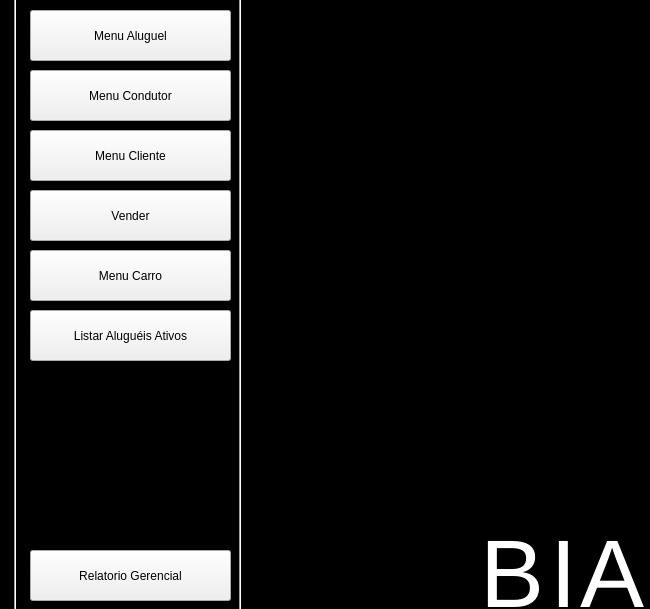
<?xml version="1.0" encoding="UTF-8"?>
<ui version="4.0">
 <class>TelaPrincipal</class>
 <widget class="QMainWindow" name="TelaPrincipal">
  <property name="geometry">
   <rect>
    <x>0</x>
    <y>0</y>
    <width>650</width>
    <height>609</height>
   </rect>
  </property>
  <property name="minimumSize">
   <size>
    <width>650</width>
    <height>609</height>
   </size>
  </property>
  <property name="maximumSize">
   <size>
    <width>650</width>
    <height>609</height>
   </size>
  </property>
  <property name="windowTitle">
   <string>TelaPrincipal</string>
  </property>
  <property name="styleSheet">
   <string notr="true">border-color: qlineargradient(spread:pad, x1:0.137, y1:0.9375, x2:1, y2:0, stop:0 rgba(87, 17, 11, 255), stop:1 rgba(255, 255, 255, 255));</string>
  </property>
  <widget class="QWidget" name="centralWidget">
   <widget class="QPushButton" name="botaoAlugar">
    <property name="geometry">
     <rect>
      <x>30</x>
      <y>10</y>
      <width>201</width>
      <height>51</height>
     </rect>
    </property>
    <property name="text">
     <string>Menu Aluguel</string>
    </property>
   </widget>
   <widget class="QPushButton" name="botaoVenda">
    <property name="geometry">
     <rect>
      <x>30</x>
      <y>190</y>
      <width>201</width>
      <height>51</height>
     </rect>
    </property>
    <property name="text">
     <string>Vender</string>
    </property>
   </widget>
   <widget class="QPushButton" name="botaoCliente">
    <property name="geometry">
     <rect>
      <x>30</x>
      <y>130</y>
      <width>201</width>
      <height>51</height>
     </rect>
    </property>
    <property name="text">
     <string>Menu Cliente</string>
    </property>
   </widget>
   <widget class="QPushButton" name="botaoCadastrarCondutor">
    <property name="geometry">
     <rect>
      <x>30</x>
      <y>70</y>
      <width>201</width>
      <height>51</height>
     </rect>
    </property>
    <property name="text">
     <string>Menu Condutor</string>
    </property>
   </widget>
   <widget class="QPushButton" name="botaoConsultarAlugueis">
    <property name="geometry">
     <rect>
      <x>30</x>
      <y>310</y>
      <width>201</width>
      <height>51</height>
     </rect>
    </property>
    <property name="text">
     <string>Listar Aluguéis Ativos</string>
    </property>
   </widget>
   <widget class="QPushButton" name="botaoCarro">
    <property name="geometry">
     <rect>
      <x>30</x>
      <y>250</y>
      <width>201</width>
      <height>51</height>
     </rect>
    </property>
    <property name="text">
     <string>Menu Carro</string>
    </property>
   </widget>
   <widget class="Line" name="line_6">
    <property name="geometry">
     <rect>
      <x>220</x>
      <y>-20</y>
      <width>41</width>
      <height>681</height>
     </rect>
    </property>
    <property name="orientation">
     <enum>Qt::Vertical</enum>
    </property>
   </widget>
   <widget class="QLabel" name="label_3">
    <property name="geometry">
     <rect>
      <x>550</x>
      <y>500</y>
      <width>81</width>
      <height>151</height>
     </rect>
    </property>
    <property name="text">
     <string>&lt;html&gt;&lt;head/&gt;&lt;body&gt;&lt;p&gt;&lt;span style=&quot; font-size:72pt; color:#ffffff;&quot;&gt;I&lt;/span&gt;&lt;/p&gt;&lt;/body&gt;&lt;/html&gt;</string>
    </property>
   </widget>
   <widget class="QLabel" name="label_4">
    <property name="geometry">
     <rect>
      <x>580</x>
      <y>500</y>
      <width>171</width>
      <height>151</height>
     </rect>
    </property>
    <property name="text">
     <string>&lt;html&gt;&lt;head/&gt;&lt;body&gt;&lt;p&gt;&lt;span style=&quot; font-size:72pt; color:#ffffff;&quot;&gt;A&lt;/span&gt;&lt;/p&gt;&lt;/body&gt;&lt;/html&gt;</string>
    </property>
   </widget>
   <widget class="Line" name="line_7">
    <property name="geometry">
     <rect>
      <x>-10</x>
      <y>-10</y>
      <width>51</width>
      <height>631</height>
     </rect>
    </property>
    <property name="orientation">
     <enum>Qt::Vertical</enum>
    </property>
   </widget>
   <widget class="QWidget" name="widget_3" native="true">
    <property name="geometry">
     <rect>
      <x>-30</x>
      <y>0</y>
      <width>751</width>
      <height>611</height>
     </rect>
    </property>
    <property name="styleSheet">
     <string notr="true">background-color: rgb(0, 0, 0);</string>
    </property>
    <widget class="QLabel" name="label">
     <property name="geometry">
      <rect>
       <x>190</x>
       <y>-20</y>
       <width>491</width>
       <height>691</height>
      </rect>
     </property>
     <property name="styleSheet">
      <string notr="true">background-image: url(:/images.png);</string>
     </property>
     <property name="text">
      <string/>
     </property>
    </widget>
    <widget class="QLabel" name="label_2">
     <property name="geometry">
      <rect>
       <x>-120</x>
       <y>-130</y>
       <width>171</width>
       <height>691</height>
      </rect>
     </property>
     <property name="styleSheet">
      <string notr="true">background-image: url(:/images.png);</string>
     </property>
     <property name="text">
      <string/>
     </property>
    </widget>
   </widget>
   <widget class="QLabel" name="label_5">
    <property name="geometry">
     <rect>
      <x>480</x>
      <y>500</y>
      <width>61</width>
      <height>151</height>
     </rect>
    </property>
    <property name="text">
     <string>&lt;html&gt;&lt;head/&gt;&lt;body&gt;&lt;p&gt;&lt;span style=&quot; font-size:72pt; color:#ffffff;&quot;&gt;B&lt;/span&gt;&lt;/p&gt;&lt;/body&gt;&lt;/html&gt;</string>
    </property>
   </widget>
   <widget class="QPushButton" name="botaoModelos_2">
    <property name="geometry">
     <rect>
      <x>30</x>
      <y>550</y>
      <width>201</width>
      <height>51</height>
     </rect>
    </property>
    <property name="text">
     <string>Relatorio Gerencial</string>
    </property>
   </widget>
   <zorder>widget_3</zorder>
   <zorder>botaoAlugar</zorder>
   <zorder>botaoVenda</zorder>
   <zorder>botaoCliente</zorder>
   <zorder>botaoCadastrarCondutor</zorder>
   <zorder>botaoConsultarAlugueis</zorder>
   <zorder>botaoCarro</zorder>
   <zorder>line_6</zorder>
   <zorder>label_4</zorder>
   <zorder>label_3</zorder>
   <zorder>label_5</zorder>
   <zorder>line_7</zorder>
   <zorder>botaoModelos_2</zorder>
  </widget>
 </widget>
 <layoutdefault spacing="6" margin="11"/>
 <resources/>
 <connections/>
</ui>
